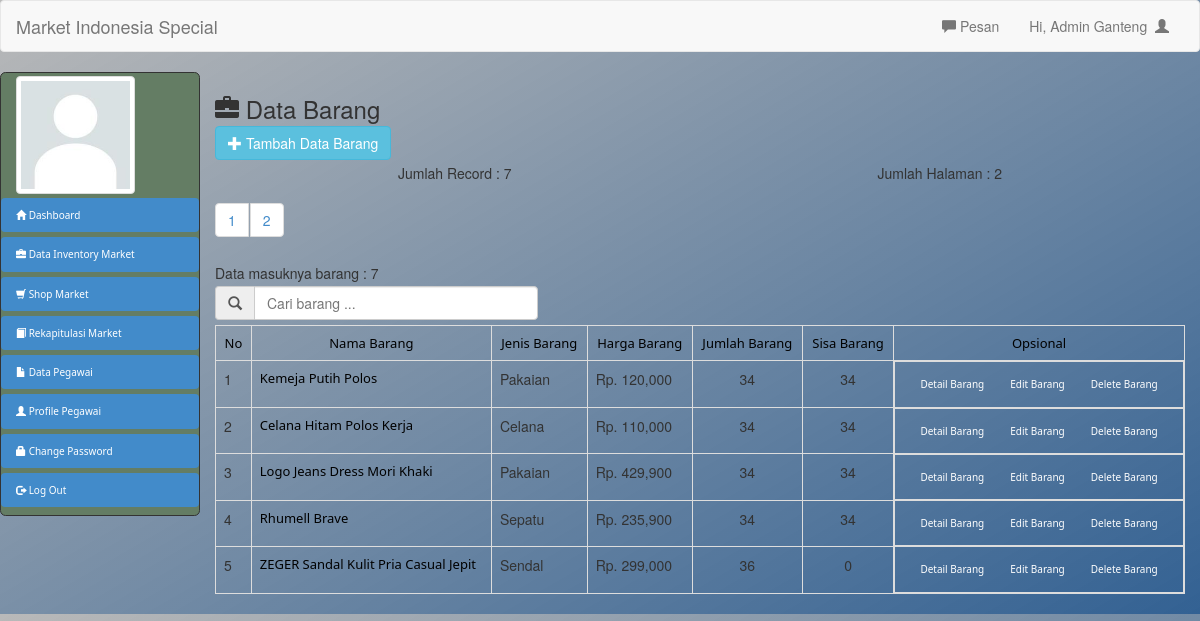
/public/view/market/barang.php (signed in), run on the app's committed database.
### tables this page shows
CREATE TABLE `barang` (
  `kd_barang` int(11) NOT NULL,
  `namabarang` text NOT NULL,
  `kd_jenis` text NOT NULL,
  `hargabarang` text NOT NULL,
  `jumlahbarang` int(11) NOT NULL,
  `sisabarang` int(11) NOT NULL
);

### public/view/market/barang.php (the view, shortened to what this page needs)
<?php
include "header.php";
include "../../../database/Migrations/koneksi.php";
include "../../../model/product/model.php";
?>
<link rel="stylesheet" href="../../../css/barang.css" type="text/css">
<h3 class='modal-title'><span class='glyphicon glyphicon-briefcase'></span> Data Barang</h3>
<button type='button' data-bs-toggle='modal' data-bs-target='#barang' class='btn btn-info'>
    <span class="glyphicon glyphicon-plus"></span> Tambah Data Barang</button>
<?php
$per_hal=5;
$jumlah_record=mysqli_query($con,"SELECT * from barang");
$jum=mysqli_num_rows($jumlah_record);
$halaman=ceil($jum / $per_hal);
$page = (isset($_GET['page'])) ? (int)$_GET['page'] : 1;
$start = ($page - 1) * $per_hal;
?>
<div id="wraps">
	<span>
		<span>Jumlah Record :</span>
		<span><?php echo $jum; ?></span>
    </span>
    <span>
		<span>Jumlah Halaman :</span>
		<span><?php echo $halaman; ?></span>
    </span>
</div>
<ul class="pagination">
	<?php
	    for($x=1;$x<=$halaman;$x++){
	?>
	<li><a href="?page=<?php echo $x ?>" style="margin-right: 2px;"><?php echo $x ?></a></li>
	<?php
		}
	?>
</ul>
<?php
echo "Data masuknya barang : ".mysqli_num_rows(mysqli_query($con, "SELECT * FROM barang order by namabarang asc"));
?>
<form method="GET">
    <div class="input-group col-md-4 col-md-offset-0">
		<span class="input-group-addon" id="basic-addon1"><span class="glyphicon glyphicon-search"></span></span>
		<input type="text" class="form-control" placeholder="Cari barang ..." aria-describedby="basic-addon1" name="cari">
	</div>
</form>
<table class="table table-bordered">
    <tr>
        <th class="text-center text-small-3">No</th>
        <th class="text-center text-small-3">Nama Barang</th>
        <th class="text-center text-small-3">Jenis Barang</th>
        <th class="text-center text-small-3">Harga Barang</th>
        <th class="text-center text-small-3">Jumlah Barang</th>
        <th class="text-center text-small-3">Sisa Barang</th>
        <th class="text-center text-small-3">Opsional</th>
    </tr>
    <?php
    if(isset($_GET["cari"])){
        $caribarang = mysqli_real_escape_string($con, $_GET["cari"]);
        $scaribarang = mysqli_query($con, "SELECT * FROM barang WHERE namabarang like '$caribarang'");
    }else{
        $scaribarang = mysqli_query($con, "SELECT * FROM barang limit $start, $per_hal");
    }
    $no = 1;
    while($sc = mysqli_fetch_array($scaribarang)){
        ?>
        <tr>
            <td><?php echo $no++; ?></td>
            <td class="text-small-3"><?php echo $sc["namabarang"]; ?></td>
            <td><?php echo jnsbrg($sc["kd_jenis"]); ?></td>
            <td><?php echo "Rp. ".number_format($sc["hargabarang"]); ?></td>
            <td class="text-center"><?php echo $sc["jumlahbarang"]; ?></td>
            <td class="text-center"><?php echo $sc["sisabarang"]; ?></td>
            <td id="wrap">
                <a href="#" class="btn text-small-2"> Detail Barang</a>
                <a href="#" class="btn text-small-2"> Edit Barang</a>
                <a href="#" class="btn text-small-2"> Delete Barang</a>
            </td>
        </tr>
        <?php
    }
    ?>
</table>
<?php
include "footer.php";
?>

### public/view/market/header.php (shortened to what this page needs)
<!DOCTYPE html>
<html lang="en">
<head>
    <link rel="stylesheet" href="../../../bootstrap/css/bootstrapv5221.css" type="text/css">
    <link rel="stylesheet" href="../../../bootstrap/css/text-bootstrap.css" type="text/css">
    <link rel="stylesheet" href="../../../bootstrap/css/glyphicon.css" type="text/css">
    <link rel="stylesheet" href="../../../css/header-home.css" type="text/css">
</head>
    <body>
        <div id="layoutAuthentication">
            <div id="layoutAuthentication_content">
                <main>
                    <div class="navbar navbar-default">
                        <div class="container-fluid">
                            <div class="navbar-header">
                                <a href="index.php" class="navbar-brand">Market Indonesia Special</a>
                            </div>
                            <div class="collapse navbar-collapse">
                                <ul class="nav navbar-nav navbar-right">
                                    <li><a href="#" id="pesan_sedia" data-bs-toggle="modal" data-bs-target="#modalpesan">
                                        <span class='glyphicon glyphicon-comment'></span>  Pesan</a></li>
                                    <li><a href="#" class="dropdown-toggle text-default" data-bs-toggle="dropdown" role="button">Hi,
                                    <?php echo $_SESSION['namapegawai']; ?>&nbsp&nbsp<span class="glyphicon glyphicon-user"></span></a></li>
                                </ul>
                            </div>
                        </div>
                    </div>
                    <div class="col-md-2" id="box">
                        <div class="row mb-1">
                            <div class="col-xs-9 mt-1">
                                <a class='img-thumbnail'>
                                    <img class='img-responsive' src='../../../image/profile/blank-profile.jpg'>
                                </a>
                            </div>
                            <ul class="nav nav-pills nav-stacked">
                                <li class="text-small-2"><a href="index.php" class="text-small-2 mb-2" id="active">
                                    <span class="glyphicon glyphicon-home"></span>  Dashboard</a></li>
                                <li class="text-small-2"><a href="barang.php" class="text-small-2 mb-2" id="active">
                                    <span class="glyphicon glyphicon-briefcase"></span>  Data Inventory Market</a></li>
                                <li class="text-small-2"><a href="sale.php" class="text-small-2 mb-2" id="active">
                                    <span class="glyphicon glyphicon-shopping-cart"></span>  Shop Market</a></li>
                                <li class="text-small-2"><a href="#" class="text-small-2 mb-2" id="active">
                                    <span class="glyphicon glyphicon-book"></span>  Rekapitulasi Market</a></li>
                                <li class="text-small-2"><a href="#" class="text-small-2 mb-2" id="active">
                                    <span class="glyphicon glyphicon-file"></span>  Data Pegawai</a></li>
                                <li class="text-small-2"><a href="#" class="text-small-2 mb-2" id="active">
                                    <span class="glyphicon glyphicon-user"></span>  Profile Pegawai</a></li>
                                <li class="text-small-2"><a href="#" class="text-small-2 mb-2" id="active">
                                    <span class="glyphicon glyphicon-lock"></span>  Change Password</a></li>
                                <li class="text-small-2"><a href="header.php?aksi=keluar" class="text-small-2 mb-2" id="active">
                                    <span class="glyphicon glyphicon-log-out"></span>  Log Out</a></li>
                            </ul>
                        </div>
                    </div>
                </main>
            </div>
        </div>
    <div class="col-md-10">

### model/product/model.php
<?php
function jnsbrg($kd_jenis){
    if($kd_jenis == 1){
        echo "Pakaian";
    }else if($kd_jenis == 2){
        echo "Celana";
    }else if($kd_jenis == 3){
        echo "Sepatu";
    }else if($kd_jenis == 4){
        echo "Sendal";
    }
}
?>

### public/view/market/footer.php
</div>
</body>
</html>

### css/header-home.css (style rules this page uses)
#box { border: 1.5px solid; border-radius: 5.5px; background-color: rgba(100, 125, 100); margin: 0px 0px 0px 0px; padding-left: -1px; height: 100%; }
#active { color: #fff; background-color: #428bca }
body { background-image: linear-gradient(150deg, rgba(100, 100, 100, 0.45), rgba(0, 58, 120, 0.8)); }

### css/barang.css (style rules this page uses)
#wraps { position: relative; flex-flow: nowrap ; justify-content: space-around; display: flex; }
#wrap { position: relative; flex-flow: wrap ; flex-direction: row; justify-content: center; display: flex; }
.btn { color: #fff; }

### data on the page
barang: namabarang "Kemeja Putih Polos", shows "Pakaian", hargabarang "120,000", jumlahbarang "34", sisabarang "34"
barang: namabarang "Celana Hitam Polos Kerja", hargabarang "110,000", jumlahbarang "34", sisabarang "34"
barang: namabarang "Logo Jeans Dress Mori Khaki", shows "Pakaian", hargabarang "429,900", jumlahbarang "34", sisabarang "34"
barang: namabarang "Rhumell Brave", shows "Sepatu", hargabarang "235,900", jumlahbarang "34", sisabarang "34"
barang: namabarang "ZEGER Sandal Kulit Pria Casual Jepit", shows "Sendal", hargabarang "299,000", jumlahbarang "36", sisabarang "0"

### other printed values
$_SESSION['namapegawai'] "Admin Ganteng"
$jum "7"
$halaman "2"
